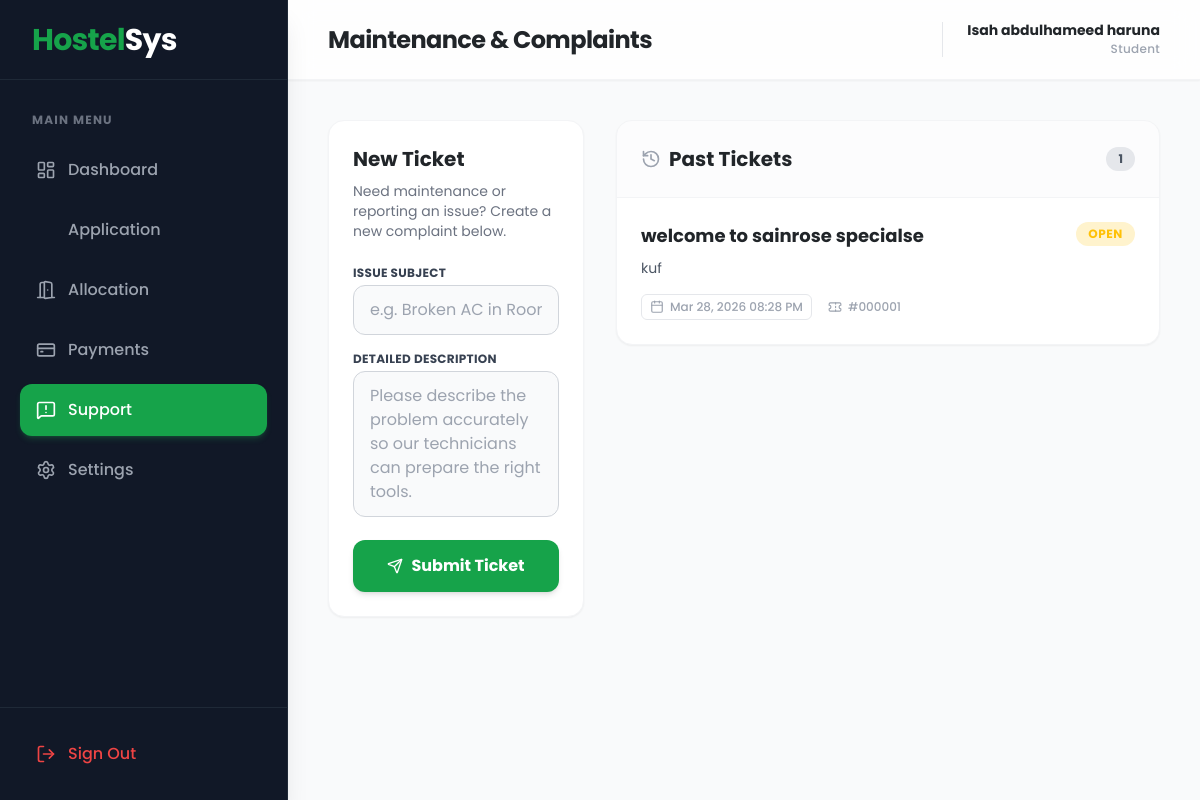
The app's page /student/complaints.php (signed in) with its own data.
### tables this page shows
CREATE TABLE `complaints` (
  `id` int(11) NOT NULL,
  `student_id` int(11) NOT NULL,
  `subject` varchar(150) NOT NULL,
  `message` text NOT NULL,
  `status` enum('open','in_progress','resolved') DEFAULT 'open',
  `resolved_by` varchar(100) DEFAULT NULL,
  `created_at` timestamp NOT NULL DEFAULT current_timestamp()
);

### student/complaints.php (the view, shortened to what this page needs)
<?php
require_once '../config/database.php';
$user_id = $_SESSION['user_id'];
$comp_sql = "SELECT * FROM complaints WHERE student_id = ? ORDER BY created_at DESC";
$stmt = mysqli_stmt_init($conn);
mysqli_stmt_prepare($stmt, $comp_sql);
mysqli_stmt_bind_param($stmt, "i", $user_id);
mysqli_stmt_execute($stmt);
$complaints_res = mysqli_stmt_get_result($stmt);
$complaints = [];
while ($row = mysqli_fetch_assoc($complaints_res)) {
    $complaints[] = $row;
}
?>
<!DOCTYPE html>
<html lang="en">
<head>
    <script src="https://cdn.tailwindcss.com"></script>
</head>
<body class="bg-gray-50 font-sans text-dark flex h-screen overflow-hidden antialiased">
    <?php include '../includes/student_sidebar.php'; ?>
    <main class="flex-1 flex flex-col h-full overflow-hidden z-10">
        <header class="h-20 bg-white/80 backdrop-blur-md shadow-sm flex items-center justify-between px-6 lg:px-10 border-b border-gray-100 z-10 sticky top-0">
            <div class="flex items-center gap-4">
                <h1 class="text-2xl font-bold text-dark hidden sm:block tracking-tight">Maintenance & Complaints</h1>
            </div>
            <div class="flex items-center gap-4 lg:gap-6">
                <div class="flex items-center gap-3 pl-4 lg:pl-6 border-l border-gray-200 cursor-pointer group">
                    <div class="hidden md:block text-right">
                        <p class="font-bold text-dark text-sm leading-tight group-hover:text-primary transition">
                            <?php echo htmlspecialchars($_SESSION['fullname']); ?>
                        </p>
                        <p class="text-gray-400 text-xs mt-0.5 font-medium tracking-wide text-uppercase">Student</p>
                    </div>
                </div>
            </div>
        </header>
        <div class="flex-1 overflow-y-auto p-6 lg:p-10">
            <div class="grid grid-cols-1 lg:grid-cols-3 gap-8 max-w-7xl mx-auto">
                <div class="lg:col-span-1">
                    <div class="bg-white rounded-2xl shadow-sm border border-gray-100 p-6">
                        <h2 class="text-xl font-bold text-dark mb-2">New Ticket</h2>
                        <p class="text-gray-500 text-sm mb-6">Need maintenance or reporting an issue? Create a new complaint below.</p>
                        <form action="../actions/complaint_action.php" method="POST" id="compForm" class="space-y-4">
                            <div>
                                <label for="subject" class="block text-xs font-bold text-gray-700 mb-1 uppercase tracking-wide">Issue Subject</label>
                                <input type="text" name="subject" id="subject" required placeholder="e.g. Broken AC in Room 10B"
                                    class="w-full px-4 py-3 rounded-xl border border-gray-300 bg-gray-50 focus:bg-white focus:outline-none focus:ring-2 focus:ring-primary/50 focus:border-primary transition">
                            </div>
                            <div>
                                <label for="message" class="block text-xs font-bold text-gray-700 mb-1 uppercase tracking-wide">Detailed Description</label>
                                <textarea name="message" id="message" rows="5" required placeholder="Please describe the problem accurately so our technicians can prepare the right tools."
                                    class="w-full px-4 py-3 rounded-xl border border-gray-300 bg-gray-50 focus:bg-white focus:outline-none focus:ring-2 focus:ring-primary/50 focus:border-primary transition resize-none"></textarea>
                            </div>
                            <button type="submit" id="submitBtn" class="w-full flex justify-center items-center gap-2 bg-primary hover:bg-green-700 text-white font-bold py-3.5 px-6 rounded-xl transition duration-200 shadow-md mt-2">
                                <i data-lucide="send" class="w-4 h-4"></i>
                                <span>Submit Ticket</span>
                            </button>
                        </form>
                    </div>
                </div>
                <div class="lg:col-span-2">
                    <div class="bg-white rounded-2xl shadow-sm border border-gray-100 overflow-hidden">
                        <div class="p-6 border-b border-gray-100 flex justify-between items-center bg-gray-50/50">
                            <h2 class="text-xl font-bold text-dark flex items-center gap-2">
                                <i data-lucide="history" class="w-5 h-5 text-gray-400"></i> Past Tickets
                            </h2>
                            <span class="bg-gray-200 text-gray-600 font-bold px-3 py-1 rounded-full text-xs"><?php echo count($complaints); ?></span>
                        </div>
                        <?php if(empty($complaints)): ?>
                            <div class="p-12 text-center">
                                <i data-lucide="folder-open" class="w-12 h-12 text-gray-300 mx-auto mb-3"></i>
                                <h3 class="text-lg font-bold text-gray-400">No complaints filed</h3>
                            </div>
                        <?php else: ?>
                            <div class="divide-y divide-gray-100 max-h-[600px] overflow-y-auto">
                                <?php foreach($complaints as $c): ?>
                                    <div class="p-6 hover:bg-gray-50 transition">
                                        <div class="flex justify-between items-start mb-2">
                                            <h3 class="font-bold text-dark text-lg"><?php echo htmlspecialchars($c['subject']); ?></h3>
                                            <?php
                                                $s = $c['status'];
                                                if($s == 'open') echo '<span class="bg-warning/20 text-warning px-3 py-1 rounded-full text-xs font-bold uppercase tracking-wider h-fit">Open</span>';
                                                elseif($s == 'in_progress') echo '<span class="bg-primary/20 text-primary px-3 py-1 rounded-full text-xs font-bold uppercase tracking-wider h-fit">In Progress</span>';
                                                else echo '<span class="bg-success/20 text-success px-3 py-1 rounded-full text-xs font-bold uppercase tracking-wider h-fit">Resolved</span>';
                                            ?>
                                        </div>
                                        <p class="text-gray-600 text-sm mb-4"><?php echo nl2br(htmlspecialchars($c['message'])); ?></p>
                                        <div class="flex items-center gap-4 text-xs font-medium text-gray-400">
                                            <div class="flex items-center gap-1.5 border border-gray-200 rounded-md px-2 py-1">
                                                <i data-lucide="calendar" class="w-3.5 h-3.5"></i>
                                                <?php echo date('M j, Y h:i A', strtotime($c['created_at'])); ?>
                                            </div>
                                            <div class="flex items-center gap-1.5">
                                                <i data-lucide="ticket" class="w-3.5 h-3.5"></i> #<?php echo str_pad($c['id'], 6, '0', STR_PAD_LEFT); ?>
                                            </div>
                                        </div>
                                    </div>
                                <?php endforeach; ?>
                            </div>
                        <?php endif; ?>
                    </div>
                </div>
            </div>
        </div>
    </main>
</body>
</html>

### records on screen
complaints: subject "welcome to sainrose specialse", status "OPEN", message "kuf", created_at "Mar 28, 2026 08:28 PM", id "000001"

### other values on screen
$item['label'] "Dashboard"
$item['label'] "Application"
$item['label'] "Allocation"
$item['label'] "Payments"
$item['label'] "Support"
$item['label'] "Settings"
$_SESSION['fullname'] "Isah abdulhameed haruna"
count($complaints) "1"
